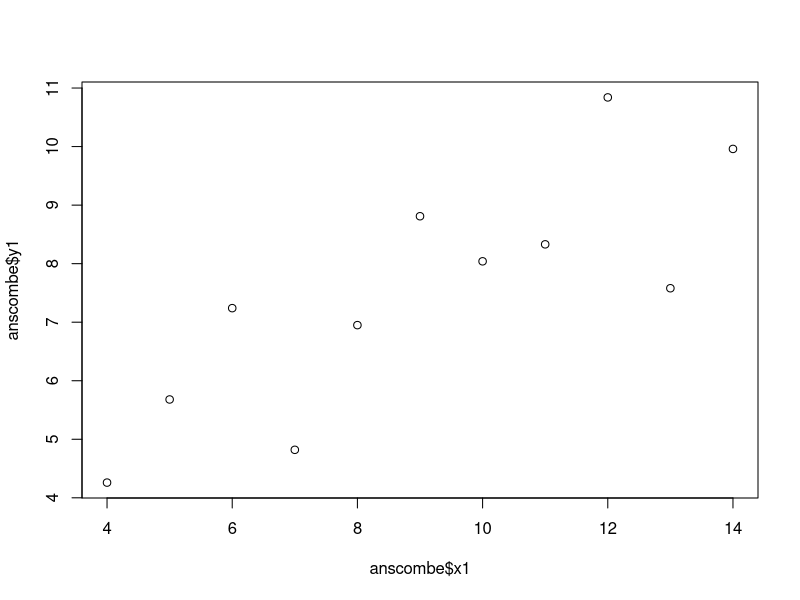
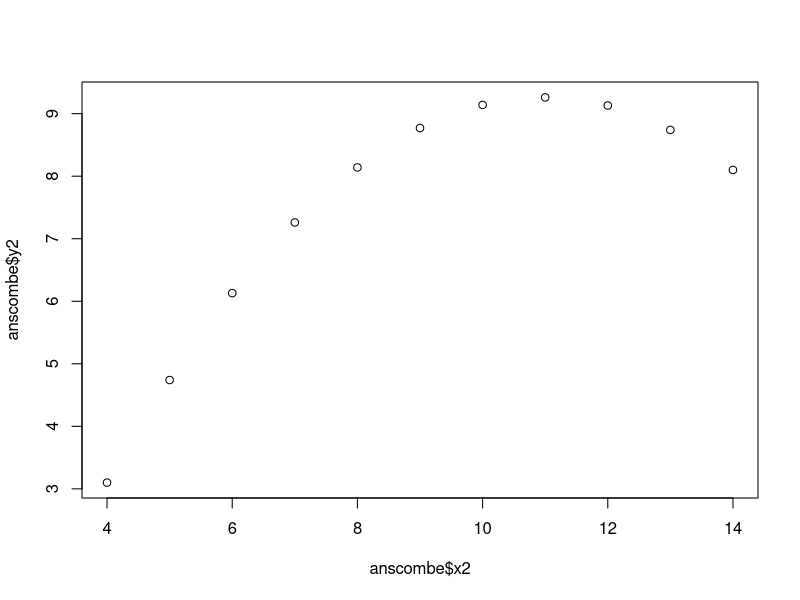
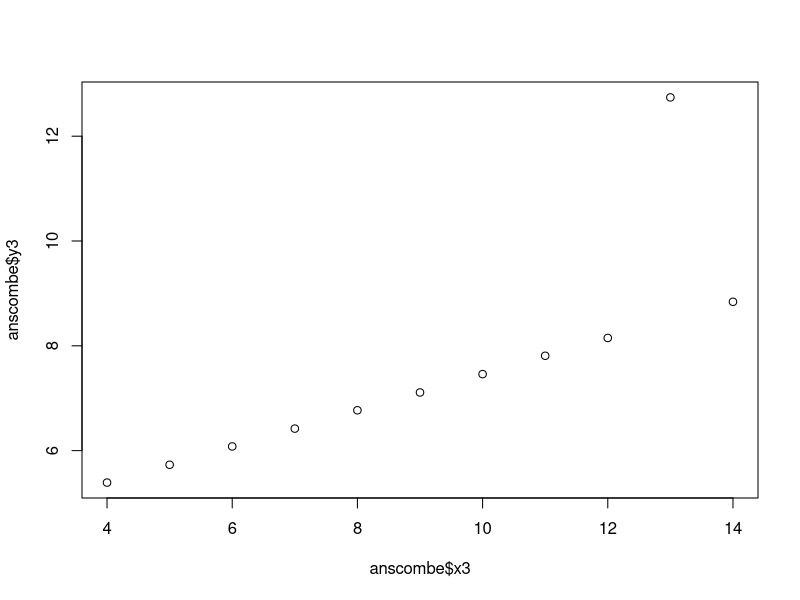
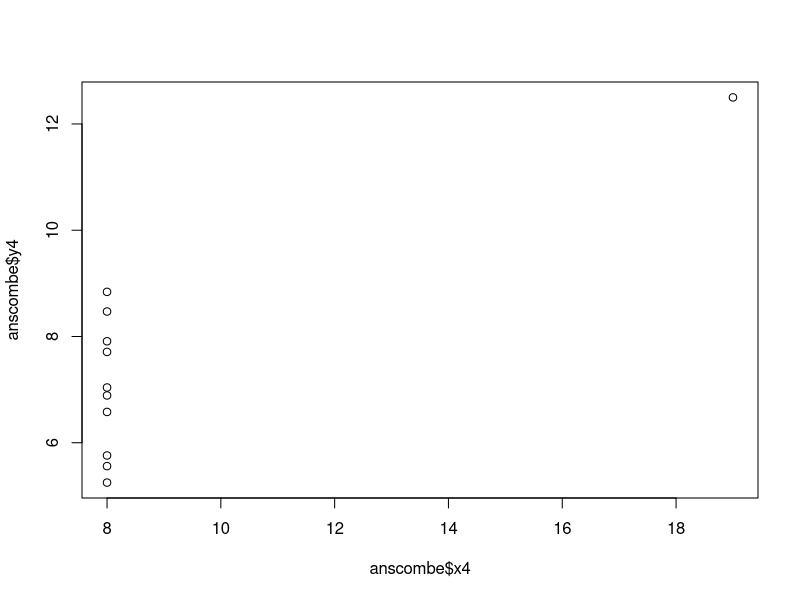
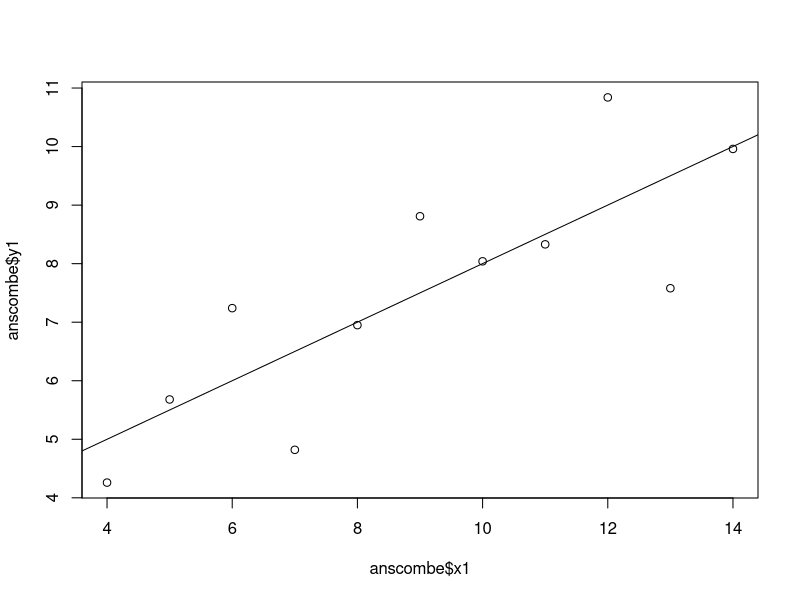

R code for these plots, in order: (Note: this script raises an error after producing the figures.)
# Projet AC04

library(lmtest)
data(anscombe)

knitr::kable(anscombe, caption = "Les données d'Anscombe")

ans <- read.csv("./Jeux_Donnees/anscombe.csv")

plot(anscombe$x1, anscombe$y1)
plot(anscombe$x2, anscombe$y2)
plot(anscombe$x3, anscombe$y3)
plot(anscombe$x4, anscombe$y4)

#Q15

reg1<-lm(anscombe$y1~anscombe$x1)
summary(reg1)
plot(anscombe$x1, anscombe$y1)
abline(reg1)
reg$coefficient # a=3 et b=0.5 (environ) et un R carré de 0,66

reg2<-lm(anscombe$y2~anscombe$x2)
summary(reg2)
plot(anscombe$x2, anscombe$y2)
abline(reg2)
reg2$coefficient # a=3 et b=0.5 (environ) et un R carré de 0,66

reg3<-lm(anscombe$y3~anscombe$x3)
summary(reg3)
plot(anscombe$x3, anscombe$y3)
abline(reg3)
reg3$coefficient  # a=3 et b=0.5 (environ) et un R carré de 0,66

reg4<-lm(anscombe$y4~anscombe$x4)
summary(reg4)
plot(anscombe$x4, anscombe$y4)
abline(reg4)
reg4$coefficient  # a=3 et b=0.5 (environ) et un R carré de 0,66

# Droites de régressions linéaires ont les mêmes équations et les coeffs r² sont quasiment les mêmes au millième près

# Q16
reg1

# Analyse de la normalité
residuals1 <- residuals(reg1)
qqnorm(residuals1)
qqline(residuals1)
# Histogramme des résidus corrigés
hist(residuals1, prob= TRUE, main="Histogramme des résidus", xlab="Résidus")
curve(dnorm(x, mean=mean(residuals1), sd=sd(residuals1)), add=TRUE, col="blue")
shapiro.test(residuals1)    # p-value > 0,05 donc hypothèse de normalité validée


# Analyser l'homoscédasticité
# Résidus standardisés en fonction des valeurs prédites
residuals_standardized1 <- rstandard(reg1)
plot(fitted.values(reg1), residuals_standardized1, main="Homoscédasticité", xlab="Valeurs prédites", ylab="Résidus standardisés")
abline(lm(residuals_standardized1 ~ fitted(reg1)), col="red")
bptest(reg1)
plot(reg1, which = 3)
# On voit que la dispersion est constante, que la ligne de tendance est à 0 donc la variance des residus est constante 
# Hypothèse d'homocédacité vérifiée

# Analyser la linéarité 
plot(reg1, which = 1)
plot(fitted(reg1), residuals1)
resettest(reg1)



reg2

# Analyse de la normalité
residuals2 <- residuals(reg2)
qqnorm(residuals2)
qqline(residuals2)
# Histogramme des résidus corrigés
hist(residuals2, prob= TRUE, main="Histogramme des résidus", xlab="Résidus")
curve(dnorm(x, mean=mean(residuals2), sd=sd(residuals2)), add=TRUE, col="blue")
shapiro.test(residuals2)   # p-value > 0,05 donc hypothèse de normalité validée mais moins évident 

# Analyser l'homoscédasticité
# Résidus standardisés en fonction des valeurs prédites
residuals_standardized2 <- rstandard(reg2)
plot(fitted.values(reg2), residuals_standardized2, main="Homoscédasticité", xlab="Valeurs prédites", ylab="Résidus standardisés")
abline(lm(residuals_standardized2 ~ fitted(reg2)), col="red")
bptest(reg2)
plot(reg2, which = 3)
# On voit que la dispersion est constante, que la ligne de tendance est à 0 donc la variance des residus est contante 
# Hypothèse d'homocédastité non vérifiée

# Analyser la linéarité 
plot(reg2, which = 1)
plot(fitted(reg2), residuals2)
resettest(reg2)


reg3

# Analyse de la normalité
residuals3 <- residuals(reg3)
qqnorm(residuals3)
qqline(residuals3)
# Histogramme des résidus corrigés
hist(residuals3, prob= TRUE, main="Histogramme des résidus", xlab="Résidus")
curve(dnorm(x, mean=mean(residuals3), sd=sd(residuals3)), add=TRUE, col="blue")
shapiro.test(residuals3)  # p-value < 0,05 donc hypothèse de normalité non validée 

# Analyser l'homoscédasticité
# Résidus standardisés en fonction des valeurs prédites
residuals_standardized3 <- rstandard(reg3)
plot(fitted.values(reg3), residuals_standardized3, main="Homoscédasticité", xlab="Valeurs prédites", ylab="Résidus standardisés")
abline(lm(residuals_standardized3 ~ fitted(reg3)), col="red")
bptest(reg3)
plot(reg3, which = 3)
# On voit que la dispersion est constante, que la ligne de tendance est à 0 donc la variance des residus est contante 
# Hypothèse d'homocédacité non vérifiée

# Analyser la linéarité 
plot(reg3, which = 1)
plot(fitted(reg3), residuals3)
resettest(reg3)

reg4

# Analyse de la normalité
residuals4 <- residuals(reg4)
qqnorm(residuals4)
qqline(residuals4)
# Histogramme des résidus corrigés
hist(residuals4, prob= TRUE, main="Histogramme des résidus", xlab="Résidus")
curve(dnorm(x, mean=mean(residuals4), sd=sd(residuals4)), add=TRUE, col="blue")
shapiro.test(residuals4)   # p-value > 0,05 donc hypothèse de normalité validée  

# Analyser l'homoscédasticité
# Résidus standardisés en fonction des valeurs prédites
residuals_standardized4 <- rstandard(reg4)
plot(fitted.values(reg4), sqrt(residuals_standardized4), main="Homoscédasticité", xlab="Valeurs prédites", ylab="Résidus standardisés")
abline(lm(sqrt(residuals_standardized4) ~ fitted(reg4)), col="red")
bptest(reg4)
# On voit que la dispersion est constante, que la ligne de tendance est à 0 donc la variance des residus est contante 
# Hypothèse d'homocédacité non vérifiée

# Analyser la linéarité 
plot(reg4, which = 1)
plot(fitted(reg4), residuals4)
resettest(reg4)



# ---- NORMALITÉ ----
# Normalité avec qqplot
residuals1 <- residuals(reg1)
residuals2 <- residuals(reg2)
residuals3 <- residuals(reg3)
residuals4 <- residuals(reg4)

par(mfrow = c(2,2))

qqnorm(residuals1, main = "QQ Plot Anscombe1")
qqline(residuals1)
qqnorm(residuals2, main = "QQ Plot Anscombe2")
qqline(residuals2)
qqnorm(residuals3, main = "QQ Plot Anscombe3")
qqline(residuals3)
qqnorm(residuals4, main = "QQ Plot Anscombe4")
qqline(residuals4)

# Ces diagrammes Quantile-Quantile nous permettent de comparer la distribution
# de nos données en comparaison à la distribution normale.
# Nous observons que les données des 4 dataset suivent plus ou moins la distribution
# normale. Cependant, nous remarquerons que l'une des observations dans Anscombes3
# constitue une valeur aberrante et que les observations d'Anscombe1 sont parfois un 
# peu plus éloignées de la distribution normale même si la tendance semble correcte.

# Normalité avec l'histogramme des résidus corrigés
par(mfrow = c(2,2))
hist(residuals1, prob= TRUE, main="Histogramme des résidus", xlab="Résidus Anscombe1")
curve(dnorm(x, mean=mean(residuals1), sd=sd(residuals1)), add=TRUE, col="blue")
      
hist(residuals2, prob= TRUE, main="Histogramme des résidus", xlab="Résidus Anscombe2")
curve(dnorm(x, mean=mean(residuals2), sd=sd(residuals2)), add=TRUE, col="blue")

hist(residuals3, prob= TRUE, main="Histogramme des résidus", xlab="Résidus Anscombe3")
curve(dnorm(x, mean=mean(residuals3), sd=sd(residuals3)), add=TRUE, col="blue")

hist(residuals4, prob= TRUE, main="Histogramme des résidus", xlab="Résidus Anscombe4")
curve(dnorm(x, mean=mean(residuals4), sd=sd(residuals4)), add=TRUE, col="blue")

# La méthode de visualisation par l'histogramme des résidus permet d'observer que les 
# données d'Anscombe1 et Anscombe3 sont les plus susceptibles de valider l'hypothèse de normalité.
# Cependant, nous n'avons que très peu de données dans ce dataset, ce qui peut expliquer
# que la normalité ne soit pas flagrante sur ces diagrammes.


par(mfrow = c(2,2))
shapiro.test(residuals1) # W = 0.942 et p-value = 0.546
shapiro.test(residuals2) # W = 0,876 et p-value = 0.093
shapiro.test(residuals3) # W = 0.740 et p-value = 0.002
shapiro.test(residuals4) # W = 0.961 et p-value = 0.78
# Normalité avec le test de Shapiro-Wilk
# h0 : la variable est normalement distribuée
# h1 : la variable n'est pas normalement distribuée
# Plus la statistique W se rapproche de 1, plus l'hypothèse de normalité est pertinente
# pour le jeu de données.
# Aussi, pour un seuil à 0.05, la p-value nous amène à retenir Anscombe1, Anscombe2
# et Anscombe4 normalement distribués car leur p-value est strictement supérieure au seuil.

# ---- HOMOSCÉDASTICITÉ ----
residuals_standardized1 <- rstandard(reg1)
residuals_standardized2 <- rstandard(reg2)
residuals_standardized3 <- rstandard(reg3)
residuals_standardized4 <- rstandard(reg4)

par(mfrow = c(2,2))

plot(fitted.values(reg1), residuals_standardized1, main="Anscombe1", xlab="Valeurs prédites", ylab="Résidus standardisés")
abline(h=0, col="red")
# abline(lm(residuals_standardized1 ~ fitted.values(reg1)), col="red")

plot(fitted.values(reg2), residuals_standardized2, main="Anscombe2", xlab="Valeurs prédites", ylab="Résidus standardisés")
abline(h=0, col="red")
# abline(lm(residuals_standardized2 ~ fitted.values(reg2)), col="red")

plot(fitted.values(reg3), residuals_standardized3, main="Anscombe3", xlab="Valeurs prédites", ylab="Résidus standardisés")
abline(h=0, col="red")
# abline(lm(residuals_standardized3 ~ fitted.values(reg3)), col="red")

plot(fitted.values(reg4), residuals_standardized4, main="Anscombe4", xlab="Valeurs prédites", ylab="Résidus standardisés")
abline(h=0, col="red")

# Seulement Anscombe1 valide l'hypothèse d'homoscédasticité car nous observons une dispersion
# au caractère aléatoire. Au contraire, pour Anscombe2 les résidus standardisés en fonction de
# l'abscisse des données semble suivre une relation quadratique.
# Pour Anscombe3, nous n'observons pas de caractère aléatoire et cela semble suivre
# une fonction. Pour Anscombe4, nous sommes étonnés de ne plus trouver sur ce graphique
# la valeur aberrante qui se détachait précédemment des autres. En prenant en considération
# cet valeur, Anscombe4 ne valide pas l'hypothèse d'homoscédasticité.

# ---- LINÉARITÉ ----

# ==== CONCLUSIONS ====
# Anscombe1 valide les hypothèses de normalité et d'homoscédasticité.
# Anscombe2 valide l'hypothèse de normalité (de peu).
# Anscombe3 ne valide aucune des deux hypothèses explorées.
# Anscombe4 valide l'hypothèse de normalité.



#[Hypothèse de linéarité]{style="color:blue"}

#```{r, echo=TRUE, include=TRUE}
#plot(reg1, which = 1)
#plot(fitted(reg1), residuals1)
#resettest(reg1)
#```

#[Hypothèse de linéarité]{style="color:blue"}

#```{r, echo=TRUE, include=TRUE}
#plot(reg2, which = 1)
#plot(fitted(reg2), residuals2)
#resettest(reg2)
#```

#[Hypothèse de linéarité]{style="color:blue"}

#```{r, echo=TRUE, include=TRUE}
#plot(reg3, which = 1)
#plot(fitted(reg3), residuals3)
#resettest(reg3)
#```

#[Hypothèse de linéarité]{style="color:blue"}

#```{r, echo=TRUE, include=TRUE}
#plot(reg4, which = 1)
#plot(fitted(reg4), residuals4)
#resettest(reg4)
#```
